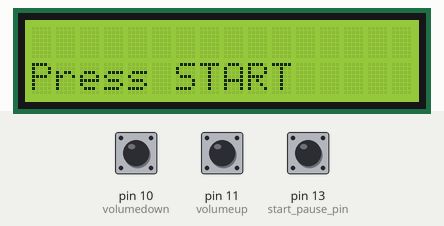
Recording of a sketch running on a simulated Arduino Uno, built with avr-gcc and run on an emulated ATmega328P. Parts: 16×2 character LCD. Inputs (shaded band) come from the test bench; at power-on: pin 13 (start_pause_pin) LOW, pin 10 (volumedown) LOW, pin 11 (volumeup) LOW.

Above: at 1.2 s.
1.3 s: pin 13 (start_pause_pin) pulled HIGH for 0.15 s
At 1.76 s:
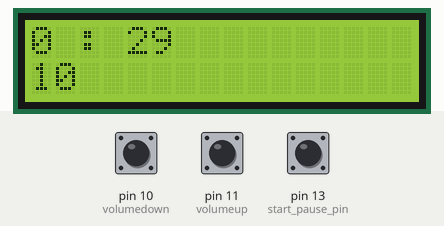
3.7 s: pin 10 (volumedown) pulled HIGH for 1 s
At 4.69 s:
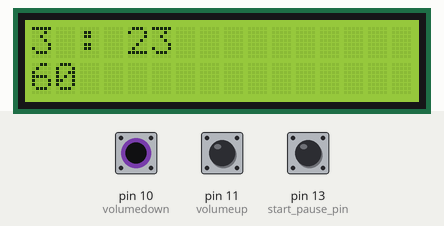
6.2 s: pin 11 (volumeup) pulled HIGH for 0.15 s
At 6.35 s:
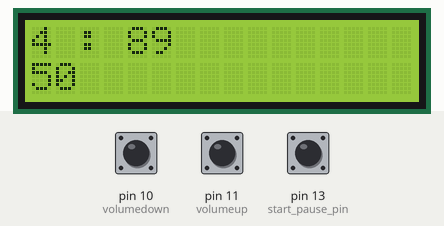
Timing chart, 0 to 9.2 s (numbered marks = the images above; inputs shaded):
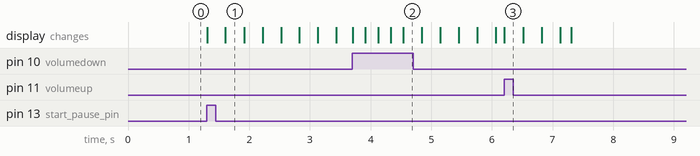

The sketch:

SELF_MADE_STOPWATCH.ino
```cpp
#include <LiquidCrystal_I2C.h>
LiquidCrystal_I2C lcd(0x27, 16, 2);
const int start_pause_pin = 13, resetpin = 12;
String stopwatch = "stop";
long start_time = 0, seconds = 0;
int dt = 10;
int volumeup = 11;
int volumedown = 10;
void setup()
{
  pinMode(start_pause_pin, INPUT);
  pinMode(resetpin, INPUT);
  lcd.init();// initialize the lcd
  lcd.backlight();// Backlight ON
  lcd.setCursor(0, 1);
  lcd.print("Press START");
}
void loop()
{
  if (digitalRead(volumeup) == HIGH  ){
      if(dt <=  50){
        dt = dt + 1;
        delay(200);
      }

      }
  if (digitalRead(volumedown) == HIGH  )
  {
    if(dt>=5 )
    {
    dt = dt - 1;
    delay(200);
   }
  }
 times();
}


void times()
{
  if (stopwatch == "run") {
    lcd.setCursor(0, 0);
    seconds = (millis() - start_time) / 1000;
    long  centisecond = ((millis() - start_time) / 10) % 100;
    lcd.print(seconds);
    lcd.print(" : ");
    lcd.print(centisecond);
    lcd.setCursor(0,1);
    lcd.print(dt);
  }
  if (seconds == dt)
  {
    //Reset stopwatch
    stopwatch = "stop";
    start_time = 0;
    lcd.clear();
    loop();

  }

  if (digitalRead(start_pause_pin) == HIGH && stopwatch == "stop") {
    //Start stopwatch
    start_time = millis();
    lcd.clear();
    stopwatch = "run";
  }
  }
```

Measured:
- after the input at 1.3 s, the display: first changes at once (image 1 shows a later state)
- after the input at 6.2 s, the display: changes at once (image 3)
